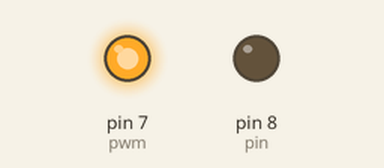
Bench run of a sketch on a simulated Arduino Uno, built with avr-gcc and run on an emulated ATmega328P. Shown: output pins drawn as LEDs (lit = HIGH).

Above: at 0.1 s.
Timing chart, 0 to 1.6 s (numbered marks = the images above):
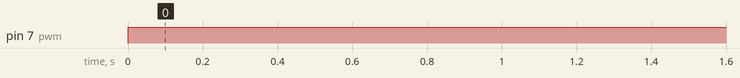

The sketch:

5_pin.ino
```cpp
int pwm =7;  // pwm [pin
int pin=8;   //75 to 250


void setup() {
  pinMode(pwm,OUTPUT);
  pinMode(pin,OUTPUT);


}

void loop() {


    digitalWrite(pwm,HIGH);
  digitalWrite(pin,LOW);


}
```

Measured:
- by itself, pin 7 (pwm): LOW → HIGH at 0.00 s
